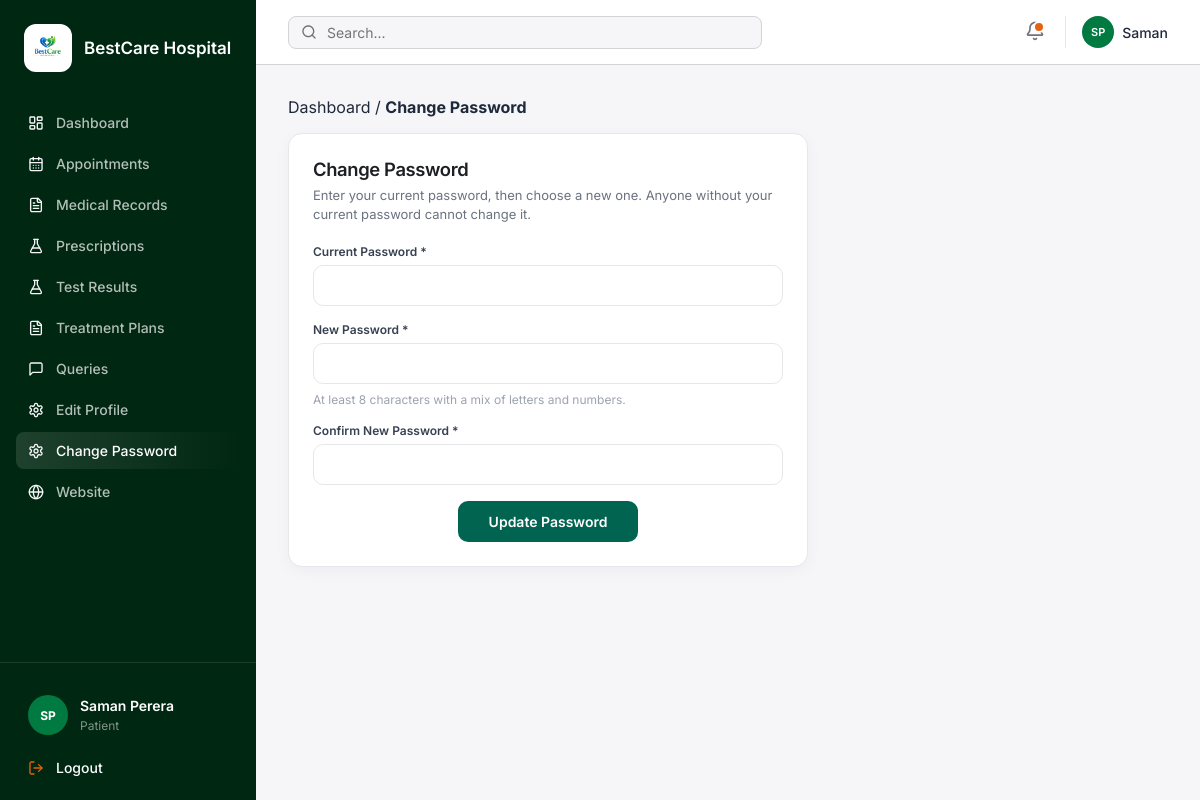
The page /patient/change-password.php (signed in) on the database its author committed.
### tables this page shows
CREATE TABLE patients (
    id INT AUTO_INCREMENT PRIMARY KEY,
    user_id INT NOT NULL,
    full_name VARCHAR(100) NOT NULL,
    dob DATE NOT NULL,
    gender ENUM('Male', 'Female', 'Other') NOT NULL,
    contact VARCHAR(20) NOT NULL,
    address VARCHAR(255) NOT NULL,
    FOREIGN KEY (user_id) REFERENCES users(id) ON DELETE CASCADE
);

### patient/change-password.php (the view, shortened to what this page needs)
<?php
include("../includes/db.php");
$dash = "/bestcare-hospital/assets/patient-dash";
$user_id = (int)$_SESSION['user_id'];
$p_sql = "SELECT * FROM patients WHERE user_id=$user_id";
$p_result = mysqli_query($conn, $p_sql);
$patient = mysqli_fetch_array($p_result);
$full_name = $patient['full_name'];
$parts = explode(' ', $full_name);
$initials = strtoupper(substr($parts[0], 0, 1));
if (isset($parts[1])) {
    $initials .= strtoupper(substr($parts[1], 0, 1));
}
$first_name = $parts[0];
?>
<!DOCTYPE html>
<html lang="en">
<head>
    <link rel="stylesheet" href="/bestcare-hospital/assets/css/patient-dashboard.css?v=16">
    <link rel="stylesheet" href="/bestcare-hospital/assets/css/patient-records.css?v=2">
</head>
<body class="pd-body">
<aside class="pd-sidebar">
    <div class="pd-side-brand">
        <div class="pd-side-logo">
            <img src="/bestcare-hospital/assets/images/bestcarelogo.png" alt="Logo">
        </div>
        <span>BestCare Hospital</span>
    </div>
    <nav class="pd-nav" id="pdNav">
        <a href="dashboard.php">
            <img src="<?php echo $dash; ?>/IMG_2.svg" alt=""> Dashboard
        </a>
        <a href="my-appointments.php">
            <img src="<?php echo $dash; ?>/IMG_3.svg" alt=""> Appointments
        </a>
        <a href="medical-records.php">
            <img src="<?php echo $dash; ?>/IMG_4.svg" alt=""> Medical Records
        </a>
        <a href="prescriptions.php">
            <img src="<?php echo $dash; ?>/IMG_5.svg" alt=""> Prescriptions
        </a>
        <a href="test-results.php">
            <img src="<?php echo $dash; ?>/IMG_5.svg" alt=""> Test Results
        </a>
        <a href="treatment-plans.php">
            <img src="<?php echo $dash; ?>/IMG_4.svg" alt=""> Treatment Plans
        </a>
        <a href="my-queries.php">
            <img src="<?php echo $dash; ?>/IMG_6.svg" alt=""> Queries
        </a>
        <a href="edit-profile.php">
            <img src="<?php echo $dash; ?>/IMG_8.svg" alt=""> Edit Profile
        </a>
        <a class="active" href="change-password.php">
            <img src="<?php echo $dash; ?>/IMG_8.svg" alt=""> Change Password
        </a>
        <a href="../index.php">
            <img src="<?php echo $dash; ?>/IMG_7.svg" alt=""> Website
        </a>
    </nav>
    <div class="pd-side-footer" id="pdSideFooter">
        <div class="pd-profile">
            <div class="pd-avatar"><?php echo htmlspecialchars($initials); ?></div>
            <div>
                <p><?php echo htmlspecialchars($full_name); ?></p>
                <small>Patient</small>
            </div>
        </div>
        <a class="pd-logout" href="../auth/logout.php?role=patient">
            <img src="<?php echo $dash; ?>/IMG_9.svg" alt=""> Logout
        </a>
    </div>
</aside>
<div class="pd-main">
    <header class="pd-topbar">
        <form class="pd-search" method="get" action="">
            <img src="<?php echo $dash; ?>/IMG_11.svg" alt="">
            <input type="text" placeholder="Search..." disabled>
        </form>
        <div class="pd-top-actions">
            <button class="pd-icon-btn" type="button" title="Notifications">
                <span class="pd-dot"></span>
            </button>
            <div class="pd-user-chip">
                <div class="mini"><?php echo htmlspecialchars($initials); ?></div>
                <span><?php echo htmlspecialchars($first_name); ?></span>
            </div>
        </div>
    </header>
    <main class="pd-content">
        <div class="cp-page">
            <div class="pr-crumbs" style="margin-bottom:16px;">
                <a href="dashboard.php">Dashboard</a>
                <span>/</span>
                <strong>Change Password</strong>
            </div>
            <div class="cp-card">
                <h2>Change Password</h2>
                <p class="sub">Enter your current password, then choose a new one. Anyone without your current password cannot change it.</p>
                <form class="cp-form" method="post" action="">
                    <div class="field">
                        <label for="current_password">Current Password *</label>
                        <input type="password" name="current_password" id="current_password" required autocomplete="current-password">
                    </div>
                    <div class="field">
                        <label for="new_password">New Password *</label>
                        <input type="password" name="new_password" id="new_password" required autocomplete="new-password">
                    </div>
                    <p class="cp-hint">At least 8 characters with a mix of letters and numbers.</p>
                    <div class="field">
                        <label for="confirm_password">Confirm New Password *</label>
                        <input type="password" name="confirm_password" id="confirm_password" required autocomplete="new-password">
                    </div>
                    <button type="submit" name="change_password" value="1" class="cp-submit">Update Password</button>
                </form>
            </div>
        </div>
    </main>
</div>
</body>
</html>

### assets/css/patient-dashboard.css (style rules this page uses)
.pd-body { margin: 0; min-height: 100vh; display: flex; flex-direction: column; font-family: "Inter", "Segoe UI", sans-serif; color: #1e293b; background: #F6F6F9; -webkit-font-smoothing: antialiased; }
@media (min-width: 1024px) { .pd-body { flex-direction: row; } }
.pd-body h1, .pd-body h2, .pd-body h3 { font-family: "Fraunces", Georgia, serif; font-weight: 600; letter-spacing: -0.02em; margin: 0; }
.pd-body a { text-decoration: none; color: inherit; }
.pd-sidebar { width: 100%; background: #002711; color: #fff; display: flex; flex-direction: column; position: relative; z-index: 50; }
@media (min-width: 1024px) { .pd-sidebar { width: 256px; min-width: 256px; height: 100vh; position: sticky; top: 0; } }
.pd-side-brand { padding: 24px; display: flex; align-items: center; gap: 12px; }
.pd-side-logo { width: 48px; height: 48px; background: #fff; border-radius: 12px; display: flex; align-items: center; justify-content: center; overflow: hidden; flex-shrink: 0; padding: 4px; box-sizing: border-box; }
.pd-side-logo img { width: 100%; height: 100%; object-fit: contain; display: block; }
.pd-side-brand span { font-size: 17px; font-weight: 600; }
.pd-nav { flex: 1; padding: 8px 16px; display: none; }
@media (min-width: 1024px) { .pd-nav { display: block; } }
.pd-nav a { display: flex; align-items: center; gap: 12px; padding: 10px 12px; border-radius: 8px; font-size: 14px; font-weight: 500; color: rgba(255,255,255,0.7); margin-bottom: 4px; }
.pd-nav a img { width: 16px; height: 16px; }
.pd-nav a.active { background: linear-gradient(90deg, rgba(255,255,255,0.12) 0%, rgba(255,255,255,0) 100%); color: #fff; }
.pd-side-footer { padding: 16px; border-top: 1px solid rgba(255,255,255,0.1); display: none; }
@media (min-width: 1024px) { .pd-side-footer { display: block; margin-top: auto; } }
.pd-profile { display: flex; align-items: center; gap: 12px; padding: 8px 12px; margin: 8px 0; }
.pd-avatar { width: 40px; height: 40px; border-radius: 50%; background: #007A41; display: flex; align-items: center; justify-content: center; font-size: 12px; font-weight: 700; }
.pd-profile p { margin: 0; font-size: 14px; font-weight: 600; }
.pd-profile small { color: rgba(255,255,255,0.5); font-size: 12px; }
.pd-logout { display: flex; align-items: center; gap: 12px; width: 100%; padding: 8px 12px; border: none; background: none; color: #E46212; font-size: 14px; font-weight: 500; cursor: pointer; font-family: inherit; border-radius: 8px; }
.pd-logout img { width: 16px; height: 16px; }
.pd-main { flex: 1; min-width: 0; display: flex; flex-direction: column; overflow: hidden; }
.pd-topbar { height: 64px; background: #fff; border-bottom: 1px solid #D3D3D8; display: flex; align-items: center; justify-content: space-between; padding: 0 16px; position: sticky; top: 0; z-index: 40; }
@media (min-width: 1024px) { .pd-topbar { padding: 0 32px; } }
.pd-search { flex: 1; max-width: 28rem; display: flex; align-items: center; gap: 8px; background: #F6F6F9; border: 1px solid #D3D3D8; border-radius: 8px; padding: 6px 12px; }
.pd-search img { width: 16px; height: 16px; }
.pd-search input { border: none; outline: none; background: transparent; width: 100%; font-size: 14px; font-family: inherit; }
.pd-top-actions { display: flex; align-items: center; gap: 12px; margin-left: 16px; }
.pd-icon-btn { border: none; background: none; padding: 8px; border-radius: 8px; cursor: pointer; position: relative; }
.pd-dot { position: absolute; top: 8px; right: 8px; width: 8px; height: 8px; background: #E46212; border-radius: 50%; border: 2px solid #fff; }
.pd-user-chip { display: flex; align-items: center; gap: 8px; padding-left: 16px; border-left: 1px solid #e5e7eb; }
.pd-user-chip .mini { width: 32px; height: 32px; background: #007A41; color: #fff; border-radius: 50%; display: flex; align-items: center; justify-content: center; font-size: 11px; font-weight: 600; }
.pd-user-chip span { font-size: 14px; font-weight: 500; display: none; }
@media (min-width: 640px) { .pd-user-chip span { display: inline; } }
.pd-content { flex: 1; overflow-y: auto; padding: 16px; }
@media (min-width: 1024px) { .pd-content { padding: 32px; } }

### rows shown on the page
patients: full_name "SP", full_name "Saman Perera", full_name "Saman"
